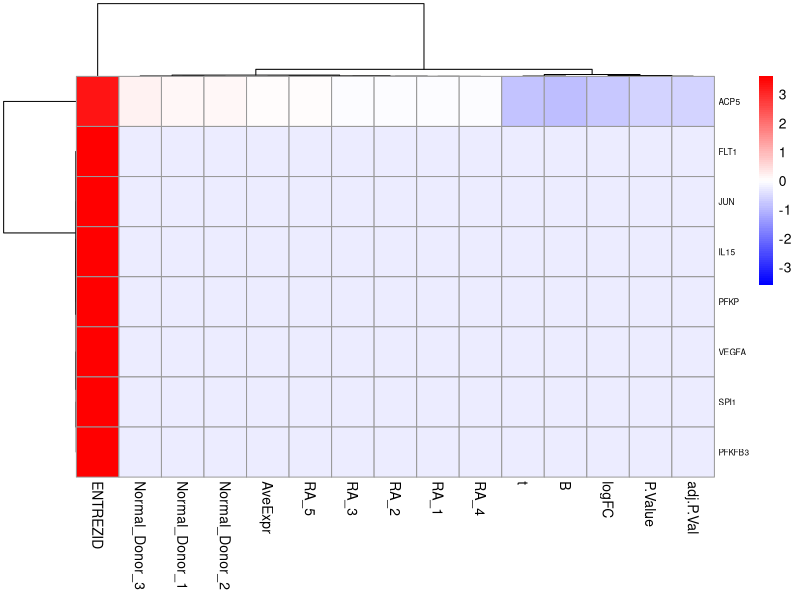

Generate this figure with R:
# Load required libraries
library(pheatmap)
library(Cairo)  # For high-quality PNG output

# Read the data
data <- read.csv("common.csv", header = TRUE)

# Extract expression values
expression_data <- data[, sapply(data, is.numeric)]
# Convert to matrix
expression_matrix <- as.matrix(expression_data)

# Set row names as Gene Symbols instead of Gene_ID
rownames(expression_matrix) <- data$SYMBOL

# Save the heatmap as a high-quality PNG with improved readability
CairoPNG("expression_plot_66.png", width = 3000, height = 2500, res = 300)

# Generate heatmap with Gene Symbols as row names
pheatmap(expression_matrix, 
         scale = "row",  # Standardize rows (genes) to show relative expression
         clustering_distance_rows = "euclidean", 
         clustering_distance_cols = "euclidean",
         clustering_method = "complete",
         color = colorRampPalette(c("blue", "white", "red"))(100),
         show_rownames = TRUE,  # Display Gene Symbols
         fontsize_row = 6)  # Reduce font size for readability

# Close the device
dev.off()

# Print confirmation message
cat("Heatmap saved as 'expression_plot_66.png' with Gene Symbols\n")
